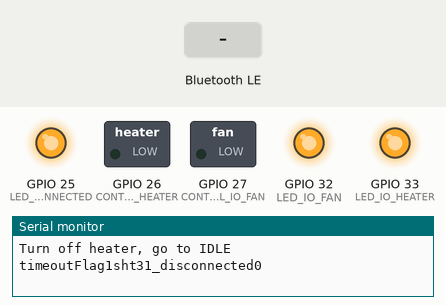
This sketch was run on a simulated ESP32. Parts: switched loads named in the sketch (green lamp = pin HIGH), output pins drawn as LEDs (lit = HIGH), the last lines printed to the serial monitor. The inputs (shaded band) are chosen by the test bench. Nothing arrives over Bluetooth unless stated; a phone connects over Bluetooth LE 3 s after start.

Above: at 1.2 s.
1.3 s: Bluetooth LE write "," received
At 1.9 s:
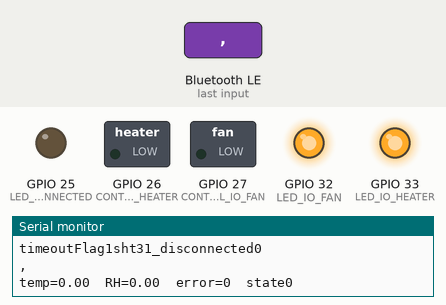
At 2.3 s:
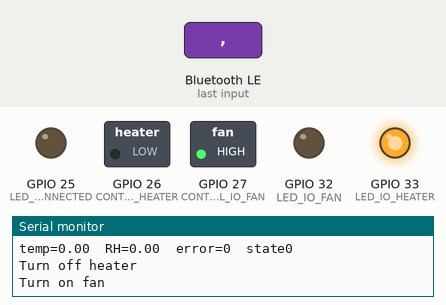
3.5 s: Bluetooth LE write "0" received
At 13.9 s:
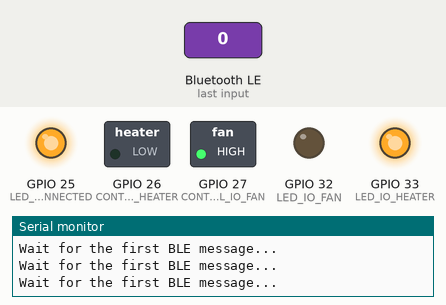
Timing chart, 0 to 15.0 s (numbered marks = the images above; inputs shaded):
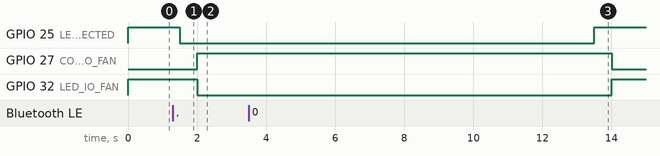

Measured:
- after the input at 1.3 s, GPIO 25 (LED_IO_BLE_CONNECTED): HIGH → LOW after 0.20 s; GPIO 27 (CONTROL_IO_FAN): LOW → HIGH after 0.71 s; GPIO 32 (LED_IO_FAN): HIGH → LOW after 0.71 s
- after the input at 3.5 s, GPIO 25 (LED_IO_BLE_CONNECTED): LOW → HIGH after 10.0 s instead of 8.5 s; GPIO 27 (CONTROL_IO_FAN): HIGH → LOW after 10.5 s instead of 8.5 s; GPIO 32 (LED_IO_FAN): LOW → HIGH after 10.5 s instead of 8.5 s

The sketch:

base_station.ino
```cpp
/*
    Wireless Humidity Control Project
    Base station
    Author by Nattapong Wattanasiri (nattapong.w1004@gmail.com)
*/
#include <Arduino.h>

// Include for BLE
#include <BLEDevice.h>
#include <BLEUtils.h>
#include <BLEServer.h>

// Define for RTOS's core selection
#if CONFIG_FREERTOS_UNICORE
#define ARDUINO_RUNNING_CORE 0
#else
#define ARDUINO_RUNNING_CORE 1
#endif

// RTOS tasks
void task_connectTimeout(void *pvParameters);
void task_displayStatus(void *pvParameters);
void task_heater_ctrl(void *pvParameters);

/*
 * IO for Heater&Fan Control
 */
#define CONTROL_IO_HEATER   26
#define CONTROL_IO_FAN      27
#define LED_IO_HEATER       33
#define LED_IO_FAN          32
#define RH_THRESHOLD_HIGH             (float)55.10
#define RH_THRESHOLD_LOW              (float)54.90
#define RH_THRESHOLD_HEATER           (float)53
#define RH_THRESHOLD_FAN              (float)48
#define HEATER_CTRL_STATE_HIGH_RH     1
#define HEATER_CTRL_STATE_LOW_RH      2
#define HEATER_CTRL_STATE_IDLE        0
float RH_value;
float temperatureValue;
int8_t sht31_disconnected;
int8_t heaterCtrlState = HEATER_CTRL_STATE_IDLE;

/*
 * BLE Define, Class & Global variable
 */
// See the following for generating UUIDs:
// https://www.uuidgenerator.net/
#define CHARACTERISTIC_UUID_1  "beb5483e-36e1-4688-b7f5-ea07361b26a1"
#define CHARACTERISTIC_UUID_2  "beb5483e-36e1-4688-b7f5-ea07361b26a2"
#define CHARACTERISTIC_UUID_3  "beb5483e-36e1-4688-b7f5-ea07361b26a3"
#define CHARACTERISTIC_UUID_4  "beb5483e-36e1-4688-b7f5-ea07361b26a4"
#define CHARACTERISTIC_UUID_5  "beb5483e-36e1-4688-b7f5-ea07361b26a5"
#define CHARACTERISTIC_UUID_6  "beb5483e-36e1-4688-b7f5-ea07361b26a6"
#define CHARACTERISTIC_UUID_7  "beb5483e-36e1-4688-b7f5-ea07361b26a7"
#define CHARACTERISTIC_UUID_8  "beb5483e-36e1-4688-b7f5-ea07361b26a8"
#define CHARACTERISTIC_UUID_9  "beb5483e-36e1-4688-b7f5-ea07361b26a9"
#define CHARACTERISTIC_UUID_10 "beb5483e-36e1-4688-b7f5-ea07361b26a0"

#define SERVICE_UUID        "2c0c9b4a-2a57-11eb-adc1-0242ac120002"
#define CHARACTERISTIC_UUID CHARACTERISTIC_UUID_5


#define BLE_CONNECTTIMEOUT      10
#define LED_IO_BLE_CONNECTED    25
String   BLE_message = "";
uint32_t timeoutCnt = BLE_CONNECTTIMEOUT;
bool     timeoutFlag = true;
int8_t ble_message_ready_flag = 0;


// Callback function class for BLE
class MyCallbacks: public BLECharacteristicCallbacks {
    void onWrite(BLECharacteristic *pCharacteristic) {
      timeoutCnt = BLE_CONNECTTIMEOUT;
      timeoutFlag = false;

      std::string value = pCharacteristic->getValue();
      BLE_message = value.c_str();
      Serial.println(BLE_message);

      ble_message_ready_flag = 1;
    }
};


void setup() {
  Serial.begin(115200);

  Serial.println("Initialize GPIO...");
  pinMode(CONTROL_IO_HEATER, OUTPUT);
  pinMode(CONTROL_IO_FAN, OUTPUT);
  pinMode(LED_IO_HEATER, OUTPUT);
  pinMode(LED_IO_FAN, OUTPUT);
  pinMode(LED_IO_BLE_CONNECTED, OUTPUT);
  digitalWrite(LED_IO_HEATER, HIGH);
  digitalWrite(LED_IO_FAN, HIGH);
  digitalWrite(LED_IO_BLE_CONNECTED, HIGH);

  /*
  Serial.println("Starting BLE...");
  BLEDevice::init("MyESP32");
  BLEServer *pServer = BLEDevice::createServer();
  BLEService *pService = pServer->createService(SERVICE_UUID);
  BLECharacteristic *pCharacteristic = pService->createCharacteristic(
                                         CHARACTERISTIC_UUID,
                                         BLECharacteristic::PROPERTY_READ |
                                         BLECharacteristic::PROPERTY_WRITE
                                       );

  pCharacteristic->setCallbacks(new MyCallbacks());
  pCharacteristic->setValue("Hello World says Neil");
  pService->start();
  // BLEAdvertising *pAdvertising = pServer->getAdvertising();  // this still is working for backward compatibility
  BLEAdvertising *pAdvertising = BLEDevice::getAdvertising();
  pAdvertising->addServiceUUID(SERVICE_UUID);
  pAdvertising->setScanResponse(true);
  pAdvertising->setMinPreferred(0x06);  // functions that help with iPhone connections issue
  pAdvertising->setMinPreferred(0x12);
  BLEDevice::startAdvertising();
  Serial.println("BLE Characteristic defined! Now you can read it in your phone!");
  */

  /*
   * Create RTOS task
   */
  xTaskCreate(
                    task_displayStatus,            /* Task function. */
                    "Status display with LED and serial print",        /* String with name of task. */
                    10000,            /* Stack size in bytes. */
                    NULL,             /* Parameter passed as input of the task */
                    2,                /* Priority of the task. */
                    NULL);            /* Task handle. */
  xTaskCreate(
                    task_heaterControl,          /* Task function. */
                    "Heater and Fan Control",        /* String with name of task. */
                    2048,             /* Stack size in bytes. */
                    NULL,             /* Parameter passed as input of the task */
                    1,                /* Priority of the task. */
                    NULL);            /* Task handle. */
  xTaskCreate(
                    task_ble,         /* Task function. */
                    "BLE connection", /* String with name of task. */
                    20000,             /* Stack size in bytes. */
                    NULL,             /* Parameter passed as input of the task */
                    1,                /* Priority of the task. */
                    NULL);            /* Task handle. */

  //xTaskCreate(
  //                  task_decodeBluetoothMessage,          /* Task function. */
  //                  "BLE timeout checking",        /* String with name of task. */
  //                  1024,             /* Stack size in bytes. */
  //                  NULL,             /* Parameter passed as input of the task */
  //                  1,                /* Priority of the task. */
  //                  NULL);

}

void loop() {
  // put your main code here, to run repeatedly:
  delay(1000);
}


/*--------------------------------------------------*/
/*---------------------- Tasks ---------------------*/
/*--------------------------------------------------*/
void task_displayStatus(void *pvParameters)  // This is a task.
{
  (void) pvParameters;

  for (;;) // A Task shall never return or exit.
  {
    // Display BLE connection status
    if(!timeoutFlag){
       digitalWrite(LED_IO_BLE_CONNECTED, LOW);
    }
    else{
       digitalWrite(LED_IO_BLE_CONNECTED, HIGH);
    }
    if(ble_message_ready_flag != 0){
       Serial.print("temp=");
       Serial.print(temperatureValue);
       Serial.print("\tRH=");
       Serial.print(RH_value);
       Serial.print("\terror=");
       Serial.print(sht31_disconnected);
       Serial.print("\tstate");
       Serial.println(heaterCtrlState);
    }
    else{
       Serial.println("Wait for the first BLE message...");
    }

    // task sleep
    vTaskDelay(1500);
  }
}


void task_ble(void *pvParameters)  // This is a task.
{
  (void) pvParameters;

  Serial.println("Starting BLE...");
  BLEDevice::init("MyESP32");
  BLEServer *pServer = BLEDevice::createServer();
  BLEService *pService = pServer->createService(SERVICE_UUID);
  BLECharacteristic *pCharacteristic = pService->createCharacteristic(
                                         CHARACTERISTIC_UUID,
                                         BLECharacteristic::PROPERTY_READ |
                                         BLECharacteristic::PROPERTY_WRITE
                                       );

  pCharacteristic->setCallbacks(new MyCallbacks());
  pCharacteristic->setValue("Hello World says Neil");
  pService->start();
  // BLEAdvertising *pAdvertising = pServer->getAdvertising();  // this still is working for backward compatibility
  BLEAdvertising *pAdvertising = BLEDevice::getAdvertising();
  pAdvertising->addServiceUUID(SERVICE_UUID);
  pAdvertising->setScanResponse(true);
  pAdvertising->setMinPreferred(0x06);  // functions that help with iPhone connections issue
  pAdvertising->setMinPreferred(0x12);
  BLEDevice::startAdvertising();
  Serial.println("BLE Characteristic defined! Now you can read it in your phone!");

  for (;;) // A Task shall never return or exit.
  {
    if(timeoutCnt > 0){
      timeoutCnt--;
      if(timeoutCnt == 0){
         timeoutFlag = true;
      }
    }
    else{
      // deinit BLE
      BLEDevice::deinit(false);

      // after this, pServer should be deleted to prevent memory leak.
      delete pServer;

      // reinit BLE
      Serial.println("Starting BLE...");
      BLEDevice::init("MyESP32");
      BLEServer *pServer = BLEDevice::createServer();
      BLEService *pService = pServer->createService(SERVICE_UUID);
      BLECharacteristic *pCharacteristic = pService->createCharacteristic(
                                         CHARACTERISTIC_UUID,
                                         BLECharacteristic::PROPERTY_READ |
                                         BLECharacteristic::PROPERTY_WRITE
                                       );

      pCharacteristic->setCallbacks(new MyCallbacks());
      pCharacteristic->setValue("Hello World says Neil");
      pService->start();
      // BLEAdvertising *pAdvertising = pServer->getAdvertising();  // this still is working for backward compatibility
      BLEAdvertising *pAdvertising = BLEDevice::getAdvertising();
      pAdvertising->addServiceUUID(SERVICE_UUID);
      pAdvertising->setScanResponse(true);
      pAdvertising->setMinPreferred(0x06);  // functions that help with iPhone connections issue
      pAdvertising->setMinPreferred(0x12);
      BLEDevice::startAdvertising();
      Serial.println("BLE Characteristic defined! Now you can read it in your phone!");
    }
    // task sleep
    vTaskDelay(1000);
  }
}


void task_heaterControl(void *pvParameters)  // This is a task.
{
  (void) pvParameters;

  /* for message CSV format decoding */
  String tmp_msg;
  char field1[8] = "";
  char field2[8] = "";
  char field3[8] = "";
  int8_t msg_len;
  int8_t pos;
  int8_t previous_comma_pos;
  int8_t field_num;
  int8_t i;

  for (;;) // A Task shall never return or exit.
  {
    /*
     * BLE message decoding. Message is CSV format -> temperature, RH_value, sht31_disconnected
     *                                                    field1,   field2,  field3
     */
    if(ble_message_ready_flag != 0)
    {
      // Reset flag as consuming the BLE data
      ble_message_ready_flag = 0;

      /*
       * Decode BLE message from sensor node
       */
      tmp_msg = BLE_message;   // load current BLE message to temporary variable
      msg_len = tmp_msg.length();
      if(msg_len > 0){
        pos=0;
        field_num = 1;
        previous_comma_pos = -1;
        while(pos < msg_len){
          if(tmp_msg[pos] == ','){
            for(i=0; i<pos-previous_comma_pos-1; i++){
              if(field_num == 1)       field1[i] = tmp_msg[previous_comma_pos + 1 + i];
              else if(field_num == 2)  field2[i] = tmp_msg[previous_comma_pos + 1 + i];
            }
            i=0;
            previous_comma_pos = pos;
            field_num++;
          }
          else if(field_num == 3){
            field3[i] = tmp_msg[pos];
            i++;
          }
          pos++;
        }

        // Update temperature, RH value, error status with decoded message
        if(field1[0] != 'N' && field2[0] != 'N')
        {
           temperatureValue = atof(field1);
           RH_value = atof(field2);
        }
        else{
           temperatureValue = 0;
           RH_value = 0;
        }
        sht31_disconnected = atoi(field3);
      }

      /*
       * Heater Control, Depends on sensor information
       * When there is connection and no error from sensor node
       *
       */
      if(sht31_disconnected == 0){
        // Heater control
        if(RH_value > RH_THRESHOLD_HEATER){
          Serial.println("Turn on heater");
          // turn on fan and heater
          digitalWrite(CONTROL_IO_HEATER, HIGH);
          digitalWrite(LED_IO_HEATER, LOW);
        }
        else{
          Serial.println("Turn off heater");
          // turn on fan and heater
          digitalWrite(CONTROL_IO_HEATER, LOW);
          digitalWrite(LED_IO_HEATER, HIGH);
        }

        // Fan control
        if(RH_value > RH_THRESHOLD_FAN){
          Serial.println("Turn off fan");
          // turn on fan and heater
          digitalWrite(CONTROL_IO_FAN, LOW);
          digitalWrite(LED_IO_FAN, HIGH);
        }
        else{
          Serial.println("Turn on fan");
          // turn on fan and heater
          digitalWrite(CONTROL_IO_FAN, HIGH);
          digitalWrite(LED_IO_FAN, LOW);
        }
      }
    }

    // timeout auto turn-off
    if(timeoutFlag || (sht31_disconnected != 0)){
      /*
       * When there is no connection OR get error from sensor node
       * -> Turn off heater and fan
       */
       Serial.println("Turn off heater, go to IDLE");
       Serial.print("timeoutFlag");
       Serial.print(timeoutFlag);
       Serial.print("sht31_disconnected");
       Serial.println(sht31_disconnected);

       digitalWrite(CONTROL_IO_HEATER, LOW);
       digitalWrite(LED_IO_HEATER, HIGH);
       digitalWrite(CONTROL_IO_FAN, LOW);
       digitalWrite(LED_IO_FAN, HIGH);
    }

    // task sleep
    vTaskDelay(1000);
  }
}
```
